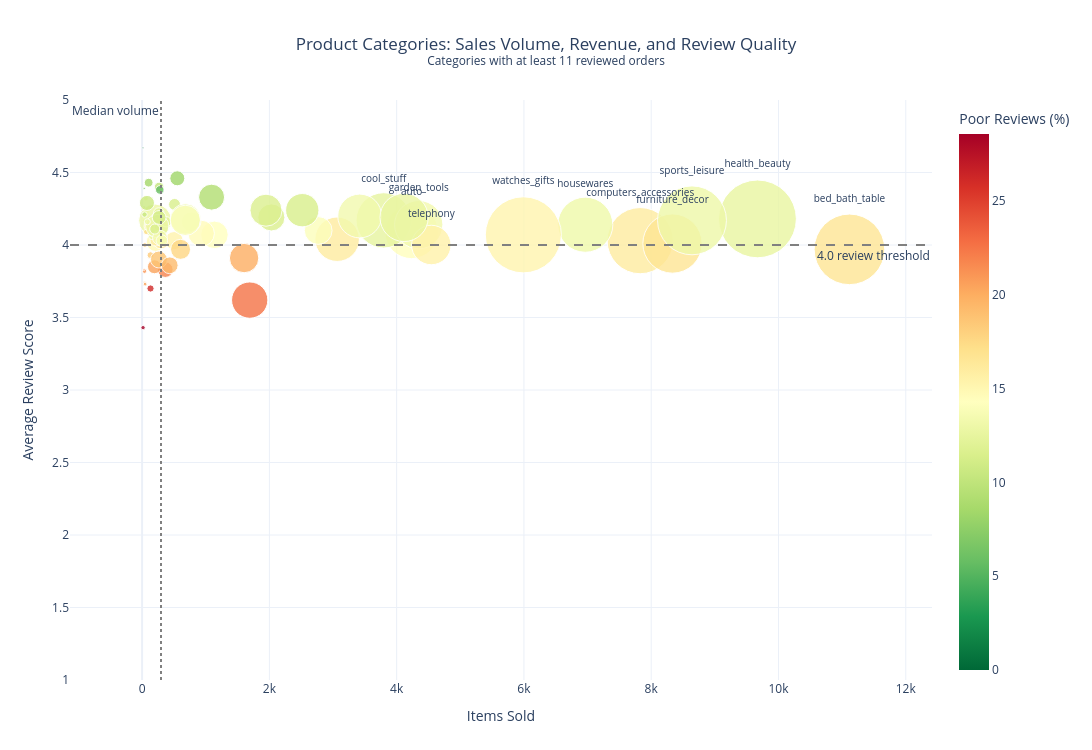

The code cell stored with this chart in its notebook:
### Code cell
# Keep categories with enough review data
bubble_data = category_review_table[
    category_review_table["reviewed_orders"] >= 11
].copy()

# Identify top categories
top_revenue = set(
    bubble_data.nlargest(10, "revenue")["category"]
)

top_volume = set(
    bubble_data.nlargest(10, "volume")["category"]
)

important_categories = top_revenue | top_volume

bubble_data["label"] = bubble_data["category"].where(
    bubble_data["category"].isin(important_categories),
    ""
)

fig = px.scatter(
    bubble_data,
    x="volume",
    y="avg_review",
    size="revenue",
    color="poor_review_rate",
    text="label",
    hover_name="category",
    hover_data={
        "volume": ":,",
        "revenue": ":,.0f",
        "avg_review": ":.2f",
        "poor_review_rate": ":.1f",
        "reviewed_orders": ":,",
        "label": False,
    },
    size_max=55,
    color_continuous_scale="RdYlGn_r",
    range_y=[1, 5],
    title=(
        "Product Categories: Sales Volume, Revenue, and Review Quality"
        "<br><sup>Categories with at least 11 reviewed orders</sup>"
    ),
    labels={
        "volume": "Items Sold",
        "avg_review": "Average Review Score",
        "revenue": "Revenue",
        "poor_review_rate": "Poor Reviews (%)",
        "reviewed_orders": "Reviewed Orders",
    },
)

# Style category labels
fig.update_traces(
    textposition="top center",
    textfont=dict(size=10),
    marker=dict(
        line=dict(width=1, color="white"),
        opacity=0.8,
    ),
)

# Add reference lines
fig.add_hline(
    y=4,
    line_dash="dash",
    line_color="gray",
    annotation_text="4.0 review threshold",
    annotation_position="bottom right",
)

fig.add_vline(
    x=bubble_data["volume"].median(),
    line_dash="dot",
    line_color="gray",
    annotation_text="Median volume",
    annotation_position="top left",
)

fig.update_layout(
    template="plotly_white",
    width=1150,
    height=750,
    title_x=0.5,
    legend_title="Poor reviews (%)",
    margin=dict(l=70, r=80, t=100, b=70),
)

# fig.show(renderer="browser")
fig.show()

### Figure 1 — Plotly figure (JSON) as saved in the notebook; plotly's stock layout.template omitted (floating-point values rounded to 4 significant figures; data arrays with more than 128 entries replaced by an {"elided": "..."} marker saying what was removed)
{"data": [{"customdata": {"elided": "71x4 mixed values"}, "hovertemplate": "<b>%{hovertext}</b><br><br>Items Sold=%{x:,}<br>Average Review Score=%{y:.2f}<br>Revenue=%{customdata[0]:,.0f}<br>Poor Reviews (%)=%{marker.color:.1f}<br>Reviewed Orders=%{customdata[2]:,}<extra></extra>", "hovertext": ["agro_industry_and_commerce", "air_conditioning", "art", "arts_and_craftmanship", "audio", "auto", "baby", "bed_bath_table", "books_general_interest", "books_imported", "books_technical", "cds_dvds_musicals", "christmas_supplies", "cine_photo", "computers", "computers_accessories", "consoles_games", "construction_tools_construction", "construction_tools_lights", "construction_tools_safety", "cool_stuff", "costruction_tools_garden", "costruction_tools_tools", "diapers_and_hygiene", "drinks", "dvds_blu_ray", "electronics", "fashio_female_clothing", "fashion_bags_accessories", "fashion_male_clothing", "fashion_shoes", "fashion_sport", "fashion_underwear_beach", "fixed_telephony", "flowers", "food", "food_drink", "furniture_bedroom", "furniture_decor", "furniture_living_room", "furniture_mattress_and_upholstery", "garden_tools", "health_beauty", "home_appliances", "home_appliances_2", "home_comfort_2", "home_confort", "home_construction", "housewares", "industry_commerce_and_business", "kitchen_dining_laundry_garden_furniture", "la_cuisine", "luggage_accessories", "market_place", "music", "musical_instruments", "office_furniture", "party_supplies", "perfumery", "pet_shop", "portateis_cozinha_e_preparadores_de_alimentos", "signaling_and_security", "small_appliances", "small_appliances_home_oven_and_coffee", "sports_leisure", "stationery", "tablets_printing_image", "telephony", "toys", "unknown", "watches_gifts"], "legendgroup": "", "marker": {"color": [14.84, 16.47, 16.0, 13.04, 21.9, 14.42, 16.01, 16.63, 8.27, 13.21, 10.12, 0.0, 12.7, 13.85, 12.92, 16.0, 14.26, 14.54, 11.2, 20.48, 12.5, 13.92, 8.51, 18.52, 12.16, 17.24, 14.07, 20.51, 11.6, 26.13, 12.29, 11.11, 18.33, 18.69, 7.14, 11.46, 5.75, 15.79, 16.63, 15.35, 21.05, 13.42, 12.66, 12.22, 12.93, 21.74, 19.24, 17.66, 13.14, 11.16, 13.41, 16.67, 9.22, 13.67, 10.53, 13.18, 22.64, 17.95, 13.33, 11.64, 28.57, 11.59, 13.94, 10.67, 13.0, 11.46, 12.99, 15.48, 12.67, 19.94, 15.19], "coloraxis": "coloraxis", "line": {"color": "white", "width": 1}, "opacity": 0.8, "size": [72530.0, 55020.0, 24200.0, 1814.0, 50690.0, 592700.0, 411800.0, 1037000.0, 46860.0, 4640.0, 19100.0, 730.0, 8801.0, 6933.0, 223000.0, 912000.0, 157500.0, 144700.0, 41080.0, 40540.0, 635300.0, 25720.0, 15900.0, 1568.0, 22430.0, 5999.0, 160200.0, 2804.0, 152800.0, 10800.0, 23560.0, 2120.0, 9542.0, 59580.0, 1110.0, 29390.0, 15180.0, 20030.0, 729800.0, 68920.0, 4368.0, 485300.0, 1259000.0, 80170.0, 113300.0, 760.3, 58570.0, 83090.0, 632200.0, 39670.0, 46330.0, 2055.0, 140400.0, 28380.0, 6034.0, 191500.0, 274000.0, 4485.0, 399100.0, 214300.0, 3969.0, 21510.0, 190600.0, 47450.0, 988000.0, 230900.0, 7528.0, 323700.0, 483900.0, 179500.0, 1205000.0], "sizemode": "area", "sizeref": 416.1, "symbol": "circle"}, "mode": "markers+text", "name": "", "orientation": "v", "showlegend": false, "text": ["", "", "", "", "", "auto", "", "bed_bath_table", "", "", "", "", "", "", "", "computers_accessories", "", "", "", "", "cool_stuff", "", "", "", "", "", "", "", "", "", "", "", "", "", "", "", "", "", "furniture_decor", "", "", "garden_tools", "health_beauty", "", "", "", "", "", "housewares", "", "", "", "", "", "", "", "", "", "", "", "", "", "", "", "sports_leisure", "", "", "telephony", "", "", "watches_gifts"], "textfont": {"size": 10}, "textposition": "top center", "type": "scatter", "x": [212, 297, 209, 24, 364, 4235, 3065, 11115, 553, 60, 267, 14, 153, 72, 203, 7827, 1137, 929, 304, 194, 3796, 238, 103, 39, 379, 64, 2767, 48, 2031, 132, 262, 30, 131, 264, 33, 510, 278, 109, 8334, 503, 38, 4347, 9670, 771, 238, 30, 434, 604, 6964, 268, 281, 14, 1092, 311, 38, 680, 1691, 43, 3419, 1947, 15, 199, 679, 76, 8641, 2517, 83, 4545, 4117, 1603, 5991], "xaxis": "x", "y": [4.02, 4.03, 4.03, 4.17, 3.83, 4.09, 4.04, 3.97, 4.46, 4.32, 4.4, 4.67, 4.06, 4.23, 4.17, 4.03, 4.07, 4.08, 4.12, 3.85, 4.17, 4.19, 4.43, 3.74, 4.16, 4.09, 4.1, 3.73, 4.19, 3.7, 4.22, 4.26, 3.93, 3.9, 4.39, 4.28, 4.38, 4.13, 4.01, 4.03, 3.82, 4.14, 4.18, 4.16, 4.13, 3.83, 3.86, 3.97, 4.14, 4.19, 4.05, 4.25, 4.33, 4.03, 4.21, 4.18, 3.62, 4.0, 4.2, 4.24, 3.43, 4.11, 4.17, 4.29, 4.17, 4.24, 4.16, 4.0, 4.19, 3.91, 4.07], "yaxis": "y"}], "layout": {"annotations": [{"showarrow": false, "text": "4.0 review threshold", "x": 1, "xanchor": "right", "xref": "x domain", "y": 4, "yanchor": "top", "yref": "y"}, {"showarrow": false, "text": "Median volume", "x": 297, "xanchor": "right", "xref": "x", "y": 1, "yanchor": "top", "yref": "y domain"}], "coloraxis": {"autocolorscale": false, "colorbar": {"title": {"text": "Poor Reviews (%)"}}, "colorscale": [[0, "rgb(0,104,55)"], [0.1, "rgb(26,152,80)"], [0.2, "rgb(102,189,99)"], [0.3, "rgb(166,217,106)"], [0.4, "rgb(217,239,139)"], [0.5, "rgb(255,255,191)"], [0.6, "rgb(254,224,139)"], [0.7, "rgb(253,174,97)"], [0.8, "rgb(244,109,67)"], [0.9, "rgb(215,48,39)"], [1, "rgb(165,0,38)"]]}, "height": 750, "legend": {"itemsizing": "constant", "title": {"text": "Poor reviews (%)"}, "tracegroupgap": 0}, "margin": {"b": 70, "l": 70, "r": 80, "t": 100}, "shapes": [{"line": {"color": "gray", "dash": "dash"}, "type": "line", "x0": 0, "x1": 1, "xref": "x domain", "y0": 4, "y1": 4, "yref": "y"}, {"line": {"color": "gray", "dash": "dot"}, "type": "line", "x0": 297, "x1": 297, "xref": "x", "y0": 0, "y1": 1, "yref": "y domain"}], "title": {"text": "Product Categories: Sales Volume, Revenue, and Review Quality<br><sup>Categories with at least 11 reviewed orders</sup>", "x": 0.5}, "width": 1150, "xaxis": {"anchor": "y", "domain": [0, 1], "title": {"text": "Items Sold"}}, "yaxis": {"anchor": "x", "domain": [0, 1], "range": [1, 5], "title": {"text": "Average Review Score"}}}}
